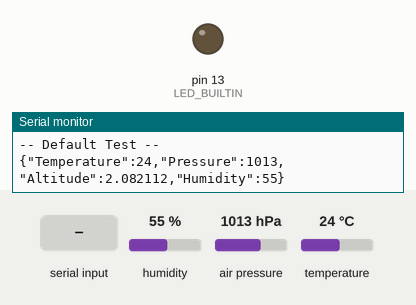
Recording of a sketch running on a simulated Arduino Uno, built with avr-gcc and run on an emulated ATmega328P. On the bench: output pins drawn as LEDs (lit = HIGH), the last lines printed to the serial monitor. Inputs (shaded band) come from the test bench; at power-on: humidity 55 %, air pressure 1013 hPa, temperature 24 °C.

Above: at 1.2 s.
1.3 s: "1" received over Serial
At 6.8 s:
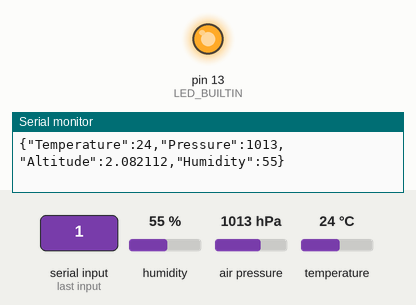
7.5 s: "0" received over Serial
At 9.5 s:
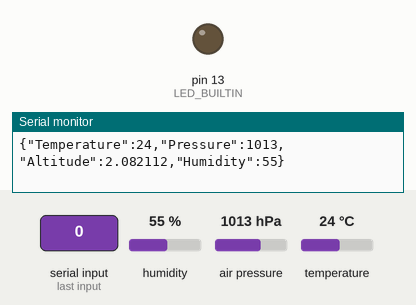
Timing chart, 0 to 11.0 s (numbered marks = the images above; inputs shaded):
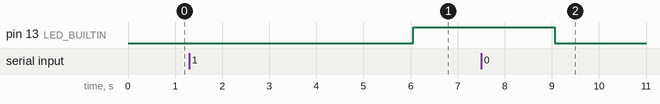

The sketch:

codeencapsulation.ino
```cpp
#include <Wire.h>
#include <Adafruit_Sensor.h>
#include <Adafruit_BME280.h>
#include <ArduinoJson.h>

#define SEALEVELPRESSURE_HPA (1013.25)
int incomingByte = 0;
Adafruit_BME280 bme; // I2C
DynamicJsonDocument doc(1024);
void setup() {
  pinMode(LED_BUILTIN, OUTPUT);
   Serial.begin(9600);
  Serial.println(F("BME280 test"));

  bool status;


  status = bme.begin();
  if (!status) {
    Serial.println("Could not find a valid BME280 sensor, check wiring!");
    while (1);
  }

  Serial.println("-- Default Test --");


  Serial.println();
}


void donnees() {
  doc["Temperature"] = bme.readTemperature();
  doc["Pressure"] = bme.readPressure() / 100.0F;
  doc["Altitude"] = bme.readAltitude(SEALEVELPRESSURE_HPA);
  doc["Humidity"] = bme.readHumidity();


  Serial.println();
  serializeJson(doc, Serial);
  }

 // ledd
void loop() {
  donnees();
  delay(3000);

 if (Serial.available() > 0) {
    // read the incoming byte:
    incomingByte = Serial.read();
 }
 if (incomingByte == '1'){
  digitalWrite(LED_BUILTIN, HIGH);
 }
if (incomingByte == '0'){
    digitalWrite(LED_BUILTIN, LOW);

}
}
void printValues() {
  Serial.print("Temperature = ");
  Serial.print(bme.readTemperature());
  Serial.println(" *C");

  Serial.print("Pressure = ");
  Serial.print(bme.readPressure() / 100.0F);
  Serial.println(" hPa");

  Serial.print("Approx. Altitude = ");
  Serial.print(bme.readAltitude(SEALEVELPRESSURE_HPA));
  Serial.println(" m");

  Serial.print("Humidity = ");
  Serial.print(bme.readHumidity());
  Serial.println(" %");

  Serial.println();
}
```

Measured:
- after the input at 1.3 s, pin 13 (LED_BUILTIN): LOW → HIGH after 4.8 s
- after the input at 7.5 s, pin 13 (LED_BUILTIN): HIGH → LOW after 1.6 s
